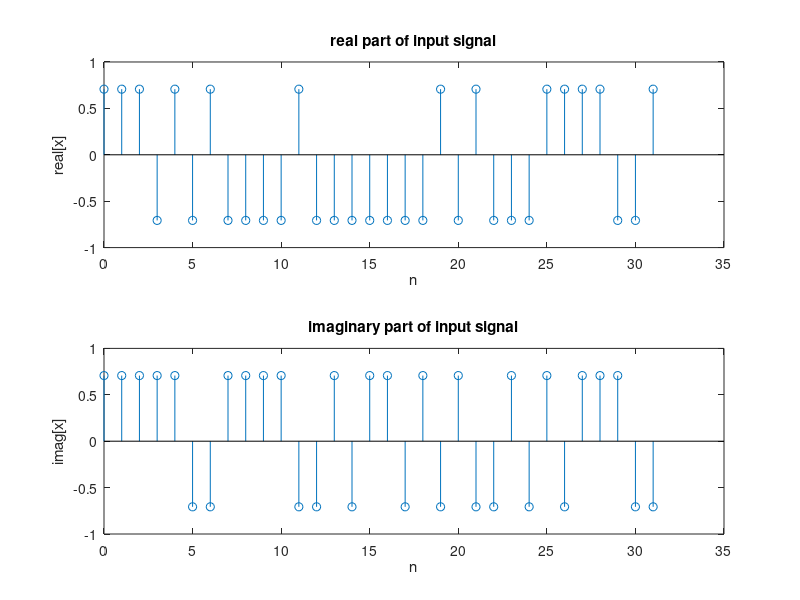
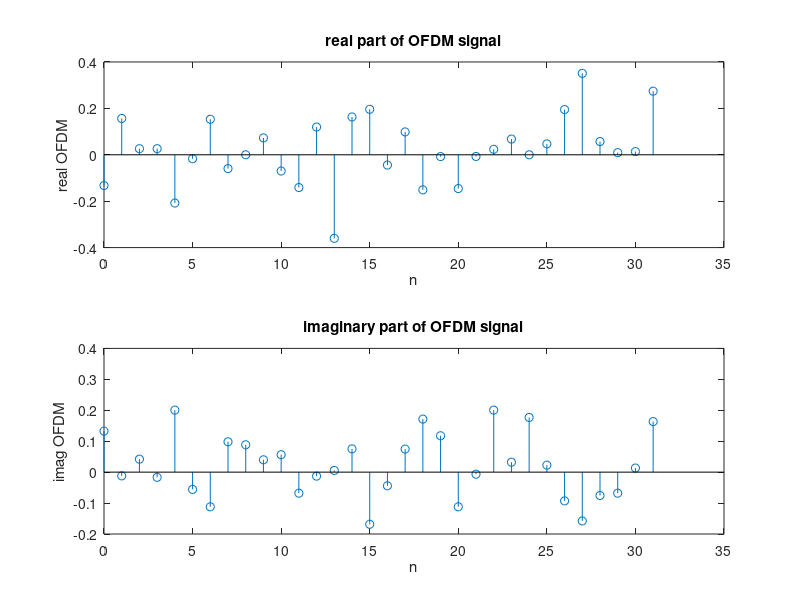
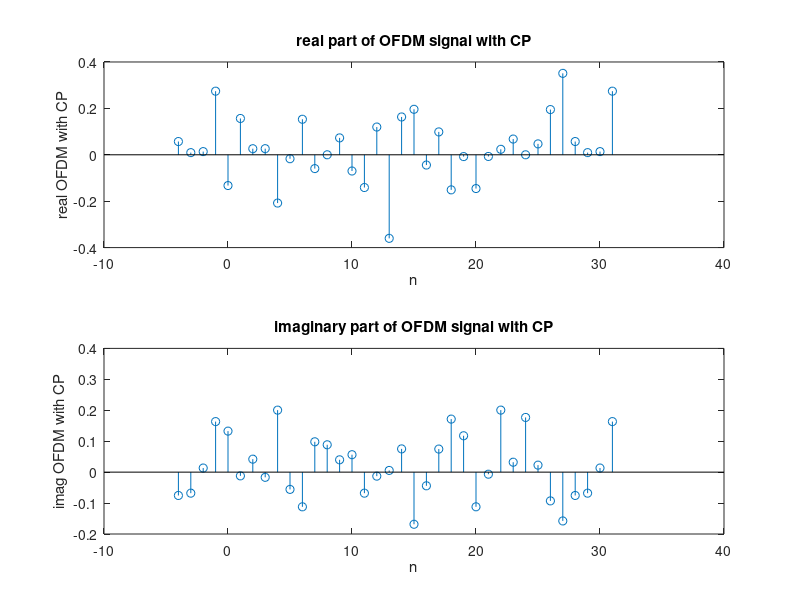
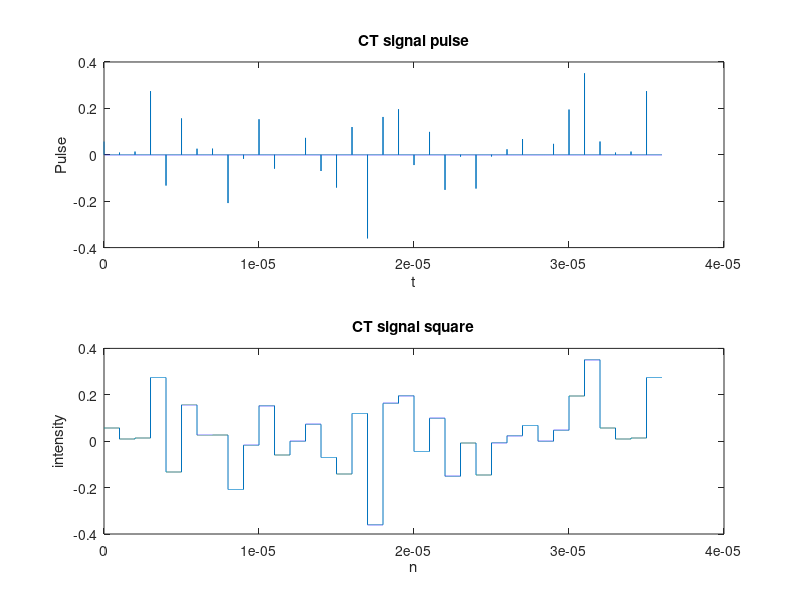

Here is the MATLAB script that generated these plots, in order: (Note: this script raises an error after producing the figures.)
% Constants definition
N=32;   % N is the length of Signal
lcp=4;  % lcp is the length of adding cp
T=10^(-6);    % T is the sample period
wc=100*10^6;    % wc is carrier Frequency
dt=10^(-9);    % dt is a small time period
delta=[1,zeros(1,999)]; % delta is the impulse function
c=ones(1,999);  % c is the function to create square wave
% Block 1
% set real and imaginary part of signal
xr=sqrt(2)*round(rand(1,N))-sqrt(2)/2;
xi=sqrt(2)*round(rand(1,N))-sqrt(2)/2;
% plot the signal separately
figure(1);
subplot(211);
stem(0:N-1,xr);
xlabel('n');ylabel('real[x]');
title('real part of input signal');
subplot(212);
stem(0:N-1,xi);
xlabel('n');ylabel('imag[x]');
title('imaginary part of input signal');
% take X as spectral data and construct time domain signal x by X;
X=xr+1i*xi;
x=ifft(X);

figure(2);
subplot(211);
stem(0:N-1,real(x));
xlabel('n');ylabel('real OFDM');
title('real part of OFDM signal');
subplot(212);
stem(0:N-1,imag(x));
xlabel('n');ylabel('imag OFDM');
title('imaginary part of OFDM signal');

% add CP
x_cp=[x(N-lcp+1:N),x];

figure(3);
subplot(211);
stem(-lcp:N-1,real(x_cp));
xlabel('n');ylabel('real OFDM with CP');
title('real part of OFDM signal with CP');
subplot(212);
stem(-lcp:N-1,imag(x_cp));
xlabel('n');ylabel('imag OFDM with CP');
title('imaginary part of OFDM signal with CP');

% Now we do DAC, create impulse and square
x_cp_ct=upsample(x_cp,1000);
x_sq=reshape(repmat(x_cp,1000,1),1,[]);

figure(4);
subplot(211);
plot((1:length(x_cp_ct))*dt,real(x_cp_ct));
xlabel('t');ylabel('Pulse');
title('CT signal pulse');
subplot(212);
plot((1:length(x_sq))*dt,real(x_sq));
xlabel('n');ylabel('intensity');
title('CT signal square');

% AM process
t=(1:length(x_sq))*dt;
sin1=sin(2*pi*wc*t);cos1=cos(2*pi*wc*t);
x_am=cos1.*real(x_sq)+sin1.*imag(x_sq);

figure(5);
plot((1:length(x_am))*dt,x_am);
xlabel('t');ylabel('intensity');
title('CT AM signal');

% Transmit Part
A=1;B=[0.5 zeros(1,1.5*1000-1) 0.4 zeros(1,1000-1) 0.35 zeros(1,0.5*1000-1) 0.3 ];
h=[0.5,zeros(1,1499),0.4,zeros(1,999),0.35,zeros(1,499),0.3,zeros(1,1000)];
yh=filter(B,A,x_am);

figure(6);
subplot(211);
plot((0:length(yh)-1)*dt,yh);
xlabel('t');ylabel('yh(t)');
title('CT transmit signal');
subplot(212);
plot((0:length(h)-1)*dt,h);
xlabel('n');ylabel('h(t)');
title('h(t)');

% Receive and remodulate

t2=(1:length(yh))*dt;
ytr=2*cos(2*pi*wc*t2).*yh;
yti=2*sin(2*pi*wc*t2).*yh;

%set ideal LPF and pass signal through it
fft1=fft(ytr);
fft2=fft(yti);
fft1=[fft1(1:2000),zeros(1,length(fft1)-4000),fft1(length(fft1)-2000+1:length(fft1))];
fft2=[fft2(1:2000),zeros(1,length(fft2)-4000),fft2(length(fft2)-2000+1:length(fft2))];


ytrc=ifft(fft1);
ytic=ifft(fft2);


figure(7);
subplot(211);
plot((1:length(ytrc))*dt,ytrc);
xlabel('n');ylabel('y(t)');
title('real part of Transmition');
subplot(212);
plot((1:length(ytic))*dt,ytic);
xlabel('n');ylabel('y(t)');
title('imaginary part of Transmition');

% now we take each segment's average to build Y
Nx=N+lcp;
Yr=zeros(1,Nx);
Yi=zeros(1,Nx);
for i=1:Nx
    re=0;im=0;
    for j=(i-1)*1000+1:i*1000
        re=re+ytrc(j);
        im=im+ytic(j);
    end
    Yr(i)=re/1000;
    Yi(i)=im/1000;
end
Y=Yr+1i*Yi;
figure(8);
subplot(211);
stem(1:Nx,Yr);
xlabel('n');ylabel('Y[n]');
title('real part of Y');
subplot(212);
stem(1:Nx,Yi);
xlabel('n');ylabel('Y[n]');
title('imaginary part of Y');

%求得去cp后y的fft
Y_rc=Y(lcp+1:Nx);
Y_recover_N=fft(Y_rc);

figure(9);
subplot(211);stem(real(Y_recover_N));xlabel('n');legend('Y recover real');
subplot(212);stem(imag(Y_recover_N));xlabel('n');legend('Y recover imag');

%Y/H=X
X_recover_N=Y_recover_N./H;

figure(10);
subplot(211);
stem(real(X_recover_N));
hold on;
stem(xr);
xlabel('n');legend('x_r_c_o_v_e_r[n] Real','x[n] Real');
hold off;
subplot(212);
stem(imag(X_recover_N));
hold on;
stem(xi);
xlabel('n');
hold off;
legend('x_r_c_o_v_e_r[n] Imag','x[n] Imag');




